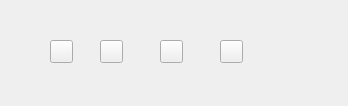
<?xml version="1.0" encoding="UTF-8"?>
<ui version="4.0">
 <class>frmsttausbar</class>
 <widget class="QWidget" name="frmsttausbar">
  <property name="geometry">
   <rect>
    <x>0</x>
    <y>0</y>
    <width>348</width>
    <height>106</height>
   </rect>
  </property>
  <property name="windowTitle">
   <string>Form</string>
  </property>
  <widget class="QPushButton" name="btnType">
   <property name="geometry">
    <rect>
     <x>100</x>
     <y>40</y>
     <width>23</width>
     <height>23</height>
    </rect>
   </property>
   <property name="text">
    <string/>
   </property>
  </widget>
  <widget class="QPushButton" name="btnPunctuation">
   <property name="geometry">
    <rect>
     <x>160</x>
     <y>40</y>
     <width>23</width>
     <height>23</height>
    </rect>
   </property>
   <property name="text">
    <string/>
   </property>
  </widget>
  <widget class="QPushButton" name="btnUser">
   <property name="geometry">
    <rect>
     <x>50</x>
     <y>40</y>
     <width>23</width>
     <height>23</height>
    </rect>
   </property>
   <property name="text">
    <string/>
   </property>
  </widget>
  <widget class="QPushButton" name="btnKeyboard">
   <property name="geometry">
    <rect>
     <x>220</x>
     <y>40</y>
     <width>23</width>
     <height>23</height>
    </rect>
   </property>
   <property name="text">
    <string/>
   </property>
  </widget>
 </widget>
 <resources/>
 <connections/>
</ui>
